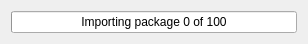
<?xml version="1.0" encoding="UTF-8"?>
<ui version="4.0">
 <class>MainWindow</class>
 <widget class="QMainWindow" name="MainWindow">
  <property name="geometry">
   <rect>
    <x>0</x>
    <y>0</y>
    <width>308</width>
    <height>43</height>
   </rect>
  </property>
  <property name="windowTitle">
   <string>MainWindow</string>
  </property>
  <widget class="QWidget" name="centralWidget">
   <layout class="QVBoxLayout" name="verticalLayout">
    <item>
     <widget class="QProgressBar" name="progressBar">
      <property name="value">
       <number>0</number>
      </property>
      <property name="alignment">
       <set>Qt::AlignCenter</set>
      </property>
      <property name="textVisible">
       <bool>true</bool>
      </property>
      <property name="invertedAppearance">
       <bool>false</bool>
      </property>
      <property name="textDirection">
       <enum>QProgressBar::TopToBottom</enum>
      </property>
      <property name="format">
       <string>Importing package %v of %m</string>
      </property>
     </widget>
    </item>
   </layout>
  </widget>
 </widget>
 <layoutdefault spacing="6" margin="11"/>
 <resources/>
 <connections/>
</ui>
